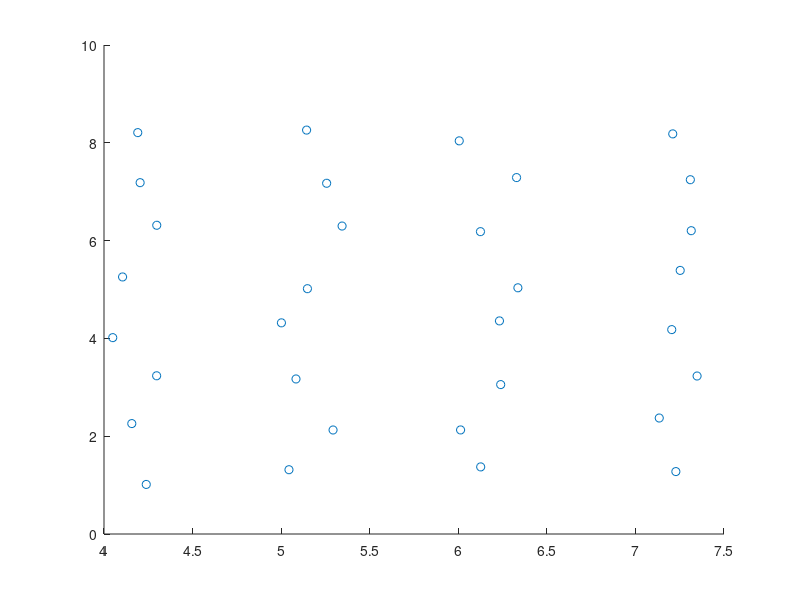
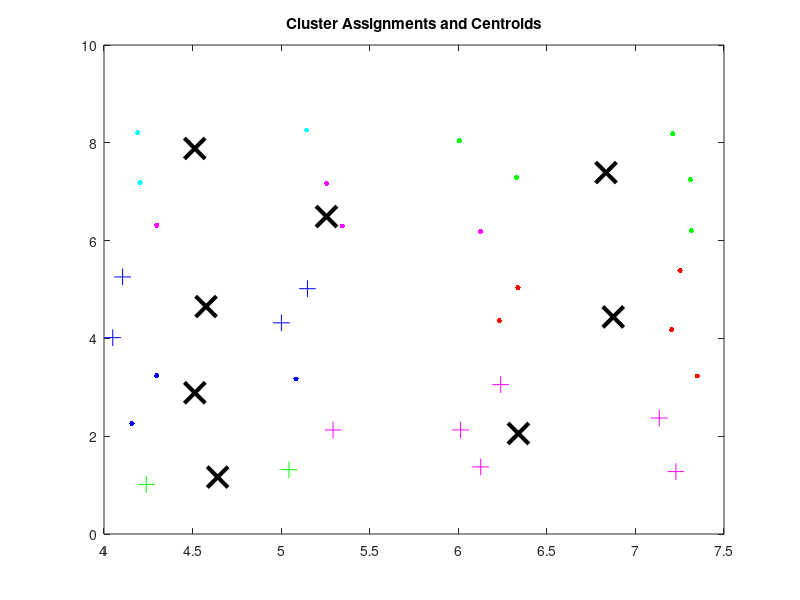

These figures' MATLAB source, in order: (Note: this script raises an error after producing the figures.)
[X,Y] = meshgrid(4:1:7,1:1:8)

X = X(:) + .4*rand(length(X(:)),1);
Y = Y(:) + .4*rand(length(X(:)),1);

figure; scatter(X,Y)

Z = [X,Y]; 

%%
k = 8;
opts = statset('Display','final');
[idx,C] = kmeans(Z,k,'Distance','sqeuclidean',...
    'Replicates',5,'Options',opts);


%%
figure;
styles = {'b.','g.','r.','c.','m.','m+','b+','g+'};
for i_cluster = 1:k
    plot(Z(idx==i_cluster,1),Z(idx==i_cluster,2),styles{i_cluster},'MarkerSize',12)
    hold on
end
plot(C(:,1),C(:,2),'kx',...
     'MarkerSize',15,'LineWidth',3) 
title 'Cluster Assignments and Centroids'
hold off



labels = equal_group_kmeans(Z, 8, 100);
figure;
gscatter(Z(:,1),Z(:,2),labels);

%%
%try with kory's equal groups

% labels = cluster_equal_groups(Z, 8, 4);
% figure;
% gscatter(Z(:,1),Z(:,2),labels);


% for i=1:8 
% 	members(i) = length(find(labels==i));
% end

% members
